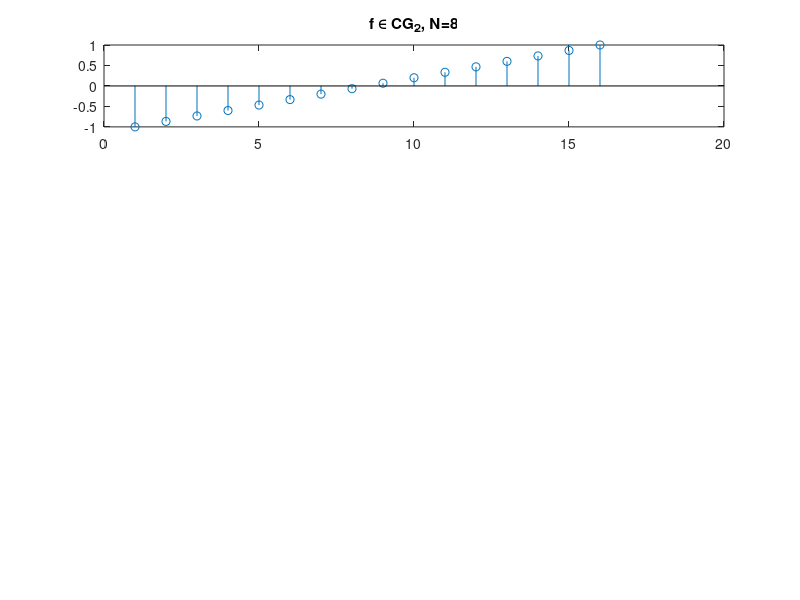

The MATLAB source for this figure: (Note: this script raises an error after producing the figure.)
clear;
n=8;
n2=n+n;
m=n/2;
u = linspace(-1,1,n2); u = u(:);  % linearly incr. seq. of pulses
v=zeros(n2,1);   v(n+1,1)=1;      % impulse at n+1
%u=rand(n2,1);v=rand(n2,1);

N=n2;
subplot(4,1,1);stem(u); title('f \in CG_2, N=8'); 
%axis([0,N,-1,1]); set(gca,'XTick',1:N); set(gca,'XTickLabel',' ');set(gca,'YTick',[]); 
%subplot(4,1,2);stem(v); title('g = k_{7}'); 
%axis([0,N,-1,1]); set(gca,'XTick',1:N); set(gca,'XTickLabel',' ');set(gca,'YTick',[]); 

%
gp=3;
uu=gn_2(u,gp);
y=uu*v;  %  size(y) == 32  1
subplot(4,1,2);stem(y); title('gn\_2'); 
%
yy=cn_2(u,v,gp);  % size(yy) == 32  1
subplot(4,1,3);stem(yy);title('cn\_2'); 
%
% convolution theorem
for k=1:n2
   [f1,f2]=n_2(uu(:,k),gp);
   fu(:,k)=f1+f2;
end   
fut=fu';
for k=1:n2
   [f1,f2]=n_2(fut(:,k),gp);
   ffu(:,k)=f1+f2;
end
fuf=ffu';
[fv1,fv2]=n_2(v,gp);
fv=fv1+fv2;
dd=fuf*fv;
c2=in_2(dd,gp);  % size(c2) == 32  1
subplot(4,1,4);stem(c2);title('conv thm'); 
%
%
